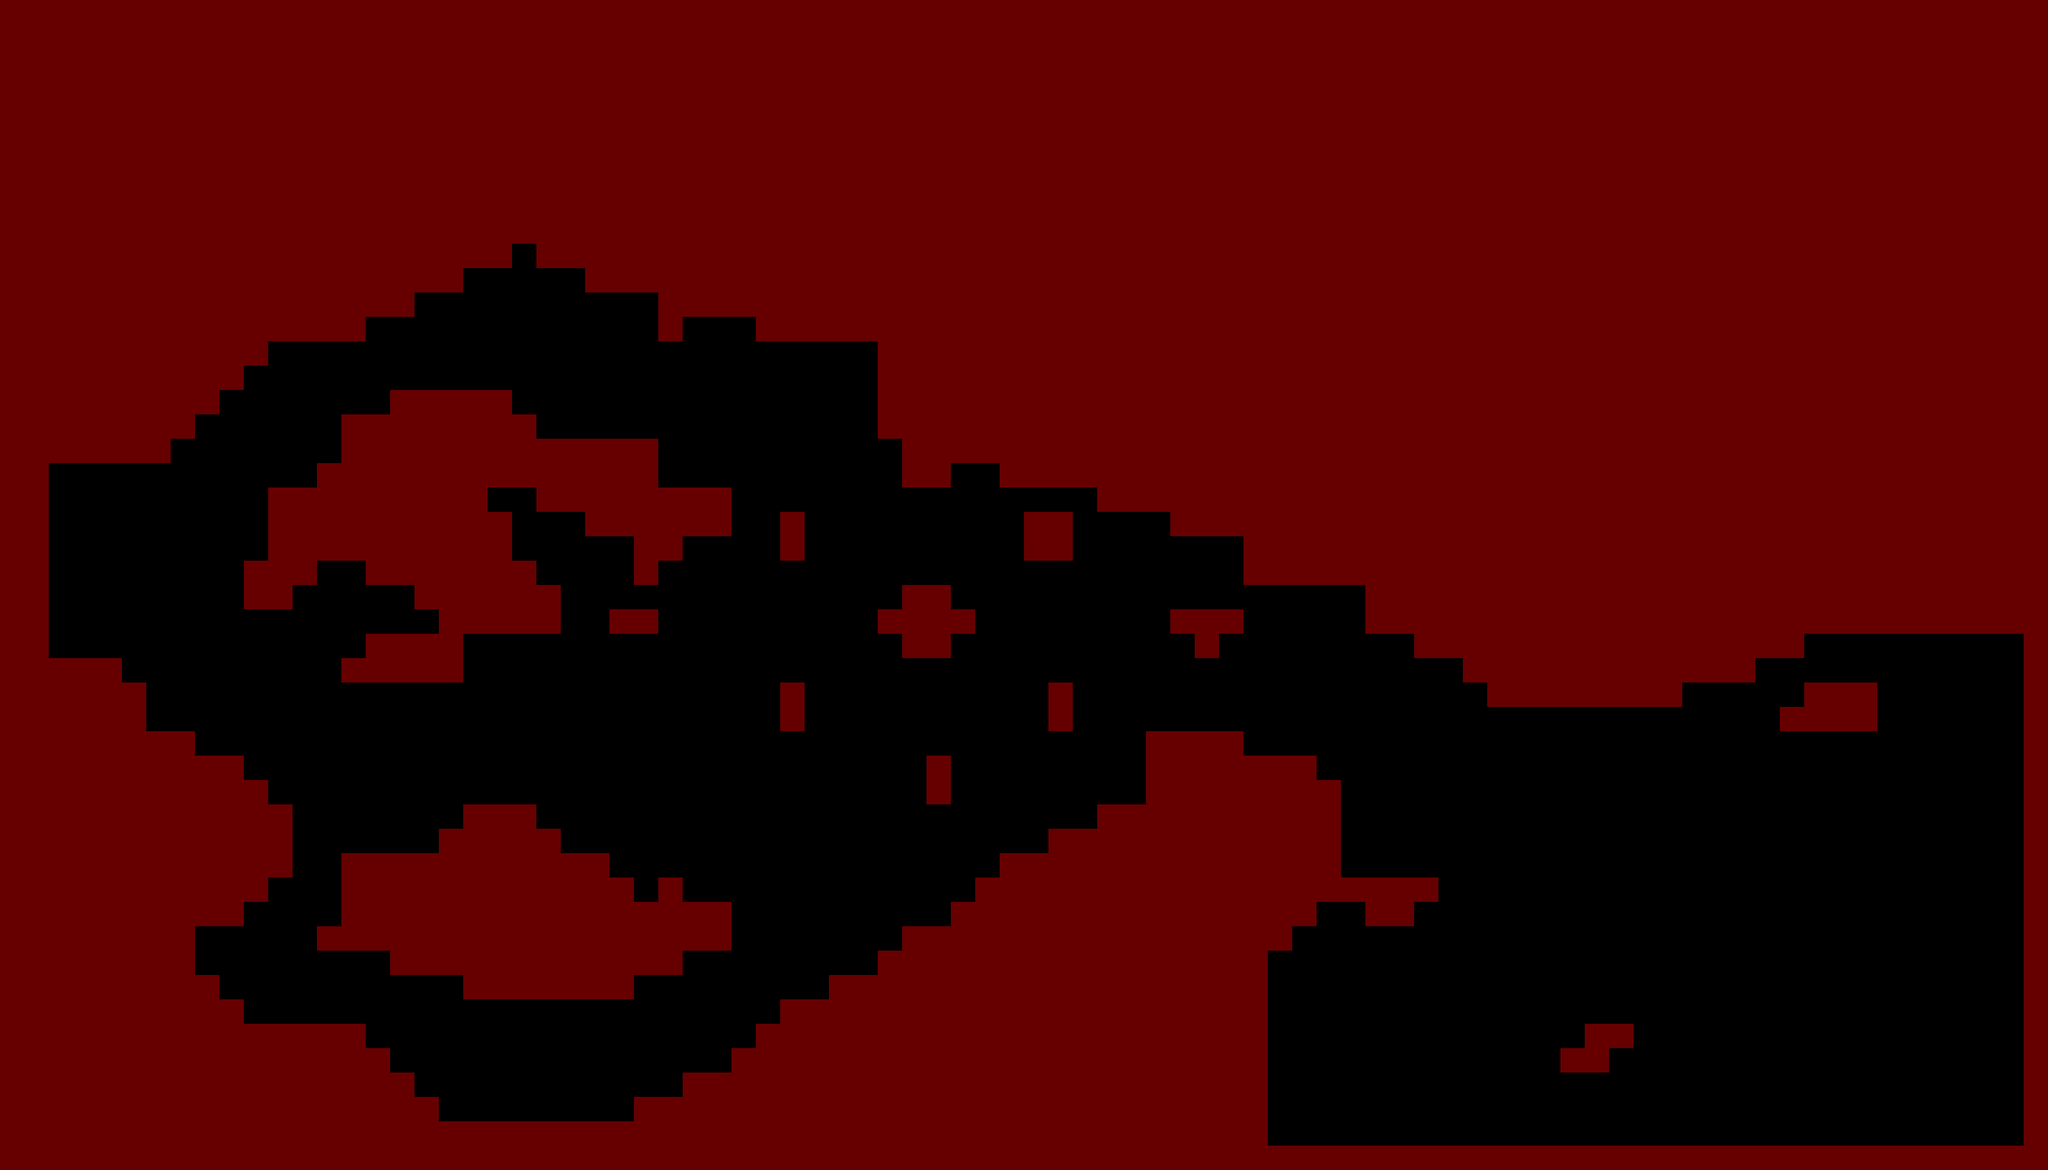

This game map was drawn from its Tiled (.tmx) file and the tilesets committed beside it. A one-line description and the trimmed map source follow:
An orthogonal 84x48 tile map with 64x64 px tiles, 1 tile layer (碰撞（红色）), 2 tilesets.

<map version="1.0" tiledversion="1.1.6" orientation="orthogonal" renderorder="left-up" width="84" height="48" tilewidth="64" tileheight="64" infinite="0" nextobjectid="1"><tileset firstgid="1" name="tile_res" tilewidth="64" tileheight="64" tilecount="2" columns="2"><image source="../misc/tile_res.png" width="128" height="64" /></tileset><tileset firstgid="3" name="tile_res" tilewidth="64" tileheight="64" tilecount="2" columns="2"><image source="../misc/tile_res.png" width="128" height="64" /></tileset><imagelayer name="背景"><image source="mdata.jpg" width="4100" height="3072" /></imagelayer><layer name="碰撞（红色）" width="84" height="48"><data>[4032 cells, 2577 non-empty, 1 distinct tile ids]</data></layer></map>
